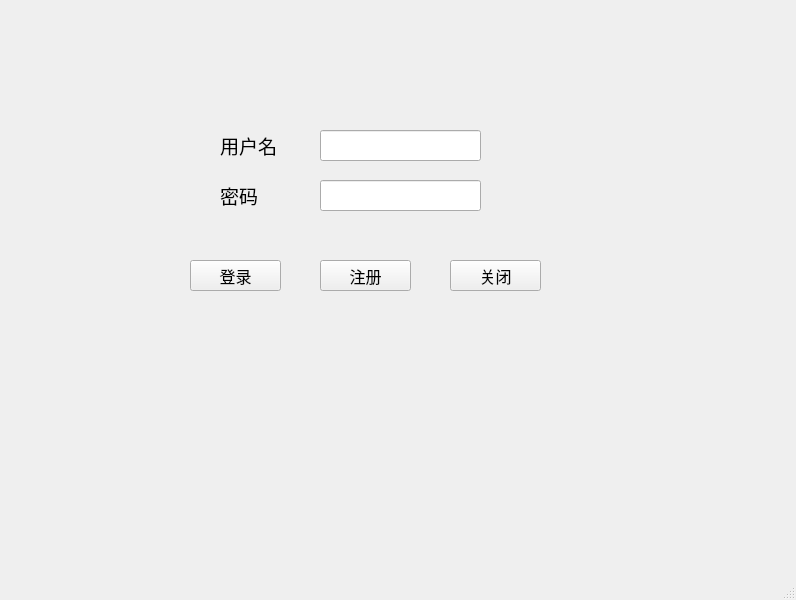
<?xml version="1.0" encoding="UTF-8"?>
<ui version="4.0">
 <class>MainWindow</class>
 <widget class="QMainWindow" name="MainWindow">
  <property name="geometry">
   <rect>
    <x>0</x>
    <y>0</y>
    <width>796</width>
    <height>600</height>
   </rect>
  </property>
  <property name="windowTitle">
   <string>MainWindow</string>
  </property>
  <property name="styleSheet">
   <string notr="true"/>
  </property>
  <widget class="QWidget" name="centralwidget">
   <widget class="QLabel" name="label">
    <property name="geometry">
     <rect>
      <x>220</x>
      <y>130</y>
      <width>101</width>
      <height>31</height>
     </rect>
    </property>
    <property name="text">
     <string>&lt;html&gt;&lt;head/&gt;&lt;body&gt;&lt;p&gt;&lt;span style=&quot; font-size:14pt;&quot;&gt;用户名&lt;/span&gt;&lt;/p&gt;&lt;/body&gt;&lt;/html&gt;</string>
    </property>
   </widget>
   <widget class="QLabel" name="label_2">
    <property name="geometry">
     <rect>
      <x>220</x>
      <y>180</y>
      <width>111</width>
      <height>31</height>
     </rect>
    </property>
    <property name="text">
     <string>&lt;html&gt;&lt;head/&gt;&lt;body&gt;&lt;p&gt;&lt;span style=&quot; font-size:14pt;&quot;&gt;密码&lt;/span&gt;&lt;/p&gt;&lt;/body&gt;&lt;/html&gt;</string>
    </property>
   </widget>
   <widget class="QLineEdit" name="user">
    <property name="geometry">
     <rect>
      <x>320</x>
      <y>130</y>
      <width>161</width>
      <height>31</height>
     </rect>
    </property>
   </widget>
   <widget class="QLineEdit" name="password">
    <property name="geometry">
     <rect>
      <x>320</x>
      <y>180</y>
      <width>161</width>
      <height>31</height>
     </rect>
    </property>
    <property name="echoMode">
     <enum>QLineEdit::Password</enum>
    </property>
   </widget>
   <widget class="QPushButton" name="button1">
    <property name="geometry">
     <rect>
      <x>190</x>
      <y>260</y>
      <width>91</width>
      <height>31</height>
     </rect>
    </property>
    <property name="font">
     <font>
      <family>AcadEref</family>
      <pointsize>12</pointsize>
     </font>
    </property>
    <property name="text">
     <string>登录</string>
    </property>
   </widget>
   <widget class="QPushButton" name="button2">
    <property name="geometry">
     <rect>
      <x>320</x>
      <y>260</y>
      <width>91</width>
      <height>31</height>
     </rect>
    </property>
    <property name="font">
     <font>
      <family>AcadEref</family>
      <pointsize>12</pointsize>
     </font>
    </property>
    <property name="text">
     <string>注册</string>
    </property>
   </widget>
   <widget class="QPushButton" name="button3">
    <property name="geometry">
     <rect>
      <x>450</x>
      <y>260</y>
      <width>91</width>
      <height>31</height>
     </rect>
    </property>
    <property name="font">
     <font>
      <family>AcadEref</family>
      <pointsize>12</pointsize>
     </font>
    </property>
    <property name="text">
     <string>关闭</string>
    </property>
   </widget>
  </widget>
  <widget class="QStatusBar" name="statusbar"/>
 </widget>
 <resources/>
 <connections/>
</ui>
